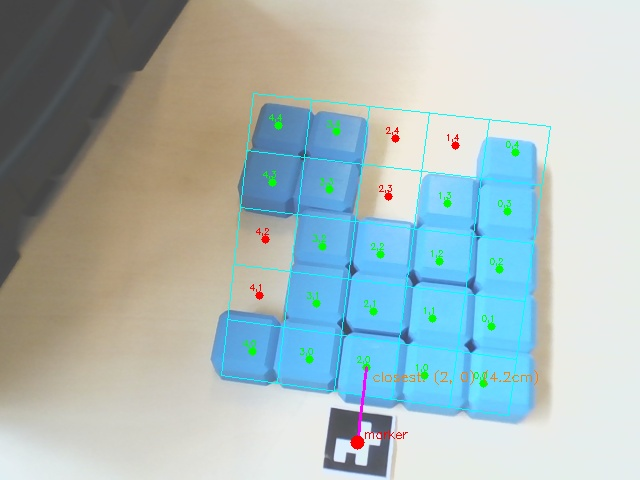
#> input picture detection/detection/occupancy_grid_debug.jpg, 640 x 480 px
$ python occupancy_grid.py --image occupancy_grid_debug.jpg
#> lines starting #> are read from the running program, lines starting #| are printed output that depends on the picture
"""
Standalone grid analysis test — no ROS needed.
Detects the ArUco marker, projects a 5x5 grid, checks occupancy.

Usage:
    python3 test_grid.py --image path/to/image.jpg

Tuning:
    - MARKER_SIZE_M  : measure your physical marker
    - GRID_ORIGIN_X/Y/Z: shift the grid until lines align with real blocks
    - CELL_SIZE_M    : measure your physical blocks
"""

import argparse
import cv2
import numpy as np

# ── Configuration ─────────────────────────────────────────────────────────────

MARKER_SIZE_M  = 0.03
ARUCO_DICT     = cv2.aruco.DICT_4X4_1000

CELL_SIZE_M    = 0.03
GRID_ROWS      = 5
GRID_COLS      = 5

GRID_ORIGIN_X  = 0.03
GRID_ORIGIN_Y  = -0.06
GRID_ORIGIN_Z  = -0.03

CELL_SAMPLE_PX = 15

BLUE_HSV_LOW   = (90,  50,  50)
BLUE_HSV_HIGH  = (140, 255, 255)
OCCUPANCY_THRESHOLD = 0.30

CAMERA_K = np.array([
    827.01,   0.0,    306.50,
      0.0,  817.84,   221.24,
      0.0,    0.0,      1.0,
], dtype=np.float64).reshape(3, 3)
#CAMERA_D = np.array(
#    [-1.147382, 21.242253, 0.013422, 0.000006, -147.716365],
#    dtype=np.float64
#)
# seems to work better without the calibrated D params and undistoring the image using opencv
CAMERA_D = np.zeros(5, dtype=np.float64)


# -- Helpers --
# [98 lines left out: functions get_rvec_tvec, project, build_occupancy_grid, draw_debug, not called in this run]


# ── Main ──────────────────────────────────────────────────────────────────────

def main():
    parser = argparse.ArgumentParser()
    parser.add_argument('--image', required=True)
    parser.add_argument('--save',  default='occupancy_grid_debug.jpg')
    args = parser.parse_args()

    image = cv2.imread(args.image)
#> image is the input picture: shape (480, 640, 3); mean B, G, R 186.2, 186.1, 168.6
    if image is None:
        print(f'ERROR: could not load {args.image}')
        return

    image = cv2.undistort(image, CAMERA_K, CAMERA_D)

    gray = cv2.cvtColor(image, cv2.COLOR_BGR2GRAY)
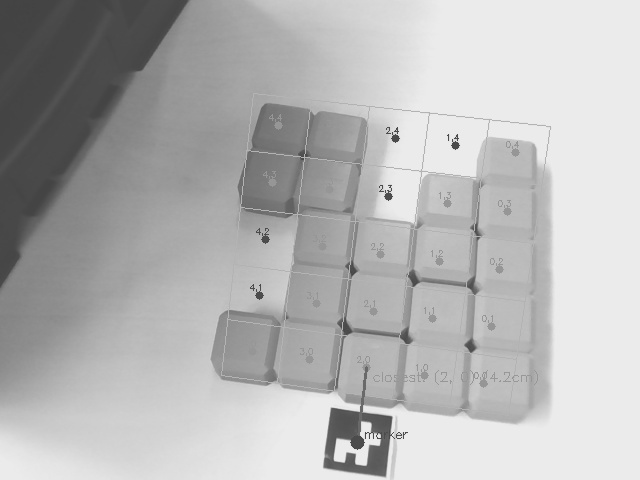
#> gray: shape (480, 640); min 65, max 243, mean 180.9

    aruco_dict = cv2.aruco.getPredefinedDictionary(ARUCO_DICT)
    detector   = cv2.aruco.ArucoDetector(aruco_dict, cv2.aruco.DetectorParameters())
    corners, ids, rejected = detector.detectMarkers(gray)
#> corners = (); ids = None; rejected = 8 items

    if ids is None:
        print('ERROR: no ArUco marker detected.')
        return
    print(f'Detected marker IDs: {ids.flatten()}')

    # We assume there is only one marker in the image
    rvec, tvec = get_rvec_tvec(corners[0])
    if rvec is None:
        print('ERROR: solvePnP failed.')
        return
    print(f'tvec: {tvec.flatten()}')

    occupancy = build_occupancy_grid(image, rvec, tvec)

    print('\nOccupancy (O=occupied, .=empty):')
    for c in range(GRID_COLS - 1, -1, -1):   # high c first → physical top first
        print('  ' + '  '.join(
            'O' if occupancy.get((r, c)) else '.' for r in range(GRID_ROWS - 1, -1, -1)))  # high r first → physical left first

    missing = [cell for cell, v in occupancy.items() if not v]
    print(f'\nMissing cells: {missing}')

    debug = draw_debug(image, rvec, tvec, occupancy)
    cv2.imwrite(args.save, debug)
    print(f'\nSaved: {args.save}')

    try:
        cv2.imshow('Grid Debug', debug)
        print('Press any key to close.')
        cv2.waitKey(0)
        cv2.destroyAllWindows()
    except Exception:
        pass


if __name__ == '__main__':
    main()
